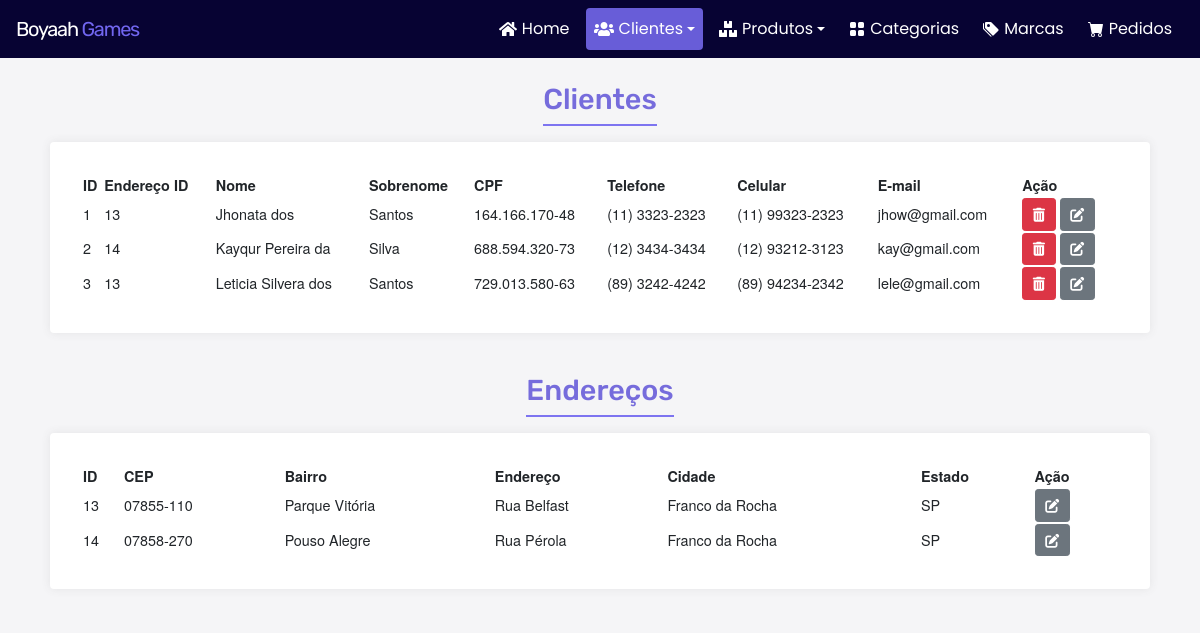
Page /index.php?classe=ClienteController&metodo=abrirConsulta on the earlier database version.
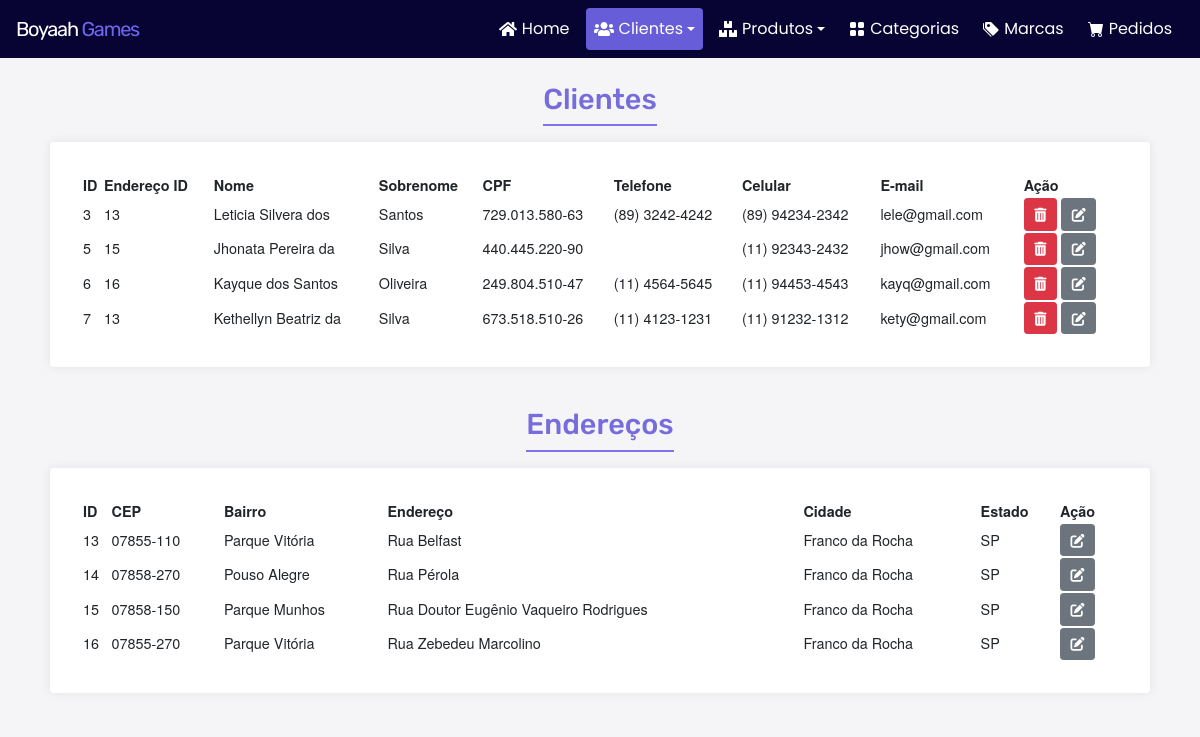
Same page on the later database version.
### tables this page shows
CREATE TABLE `tbclientes` (
  `cod_cliente` int(11) NOT NULL COMMENT 'Identificação do cliente',
  `cod_endereco` int(11) NOT NULL,
  `nome` varchar(40) NOT NULL,
  `sobrenome` varchar(40) NOT NULL,
  `cpf` varchar(14) NOT NULL,
  `telefone` varchar(14) NOT NULL,
  `celular` varchar(15) DEFAULT NULL,
  `data_nasc` date NOT NULL,
  `complemento` varchar(30) DEFAULT NULL,
  `numero` varchar(6) NOT NULL,
  `email` varchar(80) NOT NULL,
  `senha` varchar(128) NOT NULL
);

CREATE TABLE `tbenderecos` (
  `cod_endereco` int(11) NOT NULL,
  `cep` varchar(9) NOT NULL,
  `estado` varchar(30) NOT NULL,
  `cidade` varchar(35) NOT NULL,
  `bairro` varchar(35) NOT NULL,
  `endereco` varchar(80) NOT NULL
);

### app/controller/ClienteController.php (called while the page is built, shortened)
<?php
class ClienteController
{
    public function abrirConsulta()
    {
        include "../../app/model/Cliente.php";
        $cli = new Cliente();
        $dadosCli = $cli->consultarClientes();
        include "../../app/model/Endereco.php";
        $end = new Endereco();
        $dadosEnd = $end->consultarEnderecos();
        include_once "../../app/view/admin/ConsultarCliente.php";
    }
}

### app/model/Cliente.php (called while the page is built, shortened)
<?php
class Cliente
{
    public function consultarClientes()
    {
        $con = Conexao::conectar();
        $cmd = $con->prepare("SELECT * FROM tbclientes");
        $cmd->execute();
        return $cmd->fetchAll(PDO::FETCH_OBJ);
    }
}

### app/model/Endereco.php (called while the page is built, shortened)
<?php
class Endereco
{
    public function consultarEnderecos()
    {
        $con = Conexao::conectar();
        $cmd = $con->prepare("SELECT * FROM tbenderecos");
        $cmd->execute();
        return $cmd->fetchAll(PDO::FETCH_OBJ);
    }
}

### app/view/admin/ConsultarCliente.php (the view, shortened to what this page needs)
<!doctype html>
<html lang="pt-br">
<head>
    <link rel="stylesheet" href="https://cdn.jsdelivr.net/npm/bootstrap@4.6.0/dist/css/bootstrap.min.css">
    <link rel="stylesheet" type="text/css" href="https://cdn.datatables.net/v/dt/dt-1.10.24/datatables.min.css" />
    <link rel="stylesheet" type="text/css" href="../assets/css/style.css">
</head>
<body class="adm">
    <?php include_once "header.php"; ?>
    <main class="container-fluid">
        <div class="page-title container">
            <h2>Clientes</h2>
        </div>
        <div class="row">
            <div class="col px-4 py-3">
                <div class="tabela-container container">
                    <table class="tabela display compact nowrap w-100">
                        <thead>
                            <th>ID</th>
                            <th>Endereço ID</th>
                            <th>Nome</th>
                            <th>Sobrenome</th>
                            <th>CPF</th>
                            <th>Telefone</th>
                            <th>Celular</th>
                            <th>E-mail</th>
                            <th>Ação</th>
                        </thead>
                        <tbody>
                            <?php
                            foreach ($dadosCli as $cliente) {
                                echo "
                                <tr>
                                    <td>$cliente->cod_cliente</td>
                                    <td>$cliente->cod_endereco</td>
                                    <td>$cliente->nome</td>
                                    <td>$cliente->sobrenome</td>
                                    <td>$cliente->cpf</td>
                                    <td>$cliente->telefone</td>
                                    <td>$cliente->celular</td>
                                    <td>$cliente->email</td>
                                    <td class='acao'>
                                        <button  title='Excluír' onclick=\"excluirCliente($cliente->cod_cliente, $cliente->cod_endereco);\" class='btn btn-sm btn-danger'><i class='fas fa-trash-alt'></i></button>
                                        <a title='Editar' href='index.php?classe=ClienteController&metodo=abrirAtualizacao&cod_cliente=$cliente->cod_cliente'class='btn btn-sm btn-secondary'><i class='fas fa-edit'></i></a>
                                    </td>
                                </tr>";
                            }
                            ?>
                        </tbody>
                    </table>
                </div>
            </div>
            <div class="page-title container">
                <h2>Endereços</h2>
            </div>
            <div class="col px-4 py-3">
                <div class="tabela-container container">
                    <table class="tabela display compact nowrap w-100">
                        <thead>
                            <th>ID</th>
                            <th>CEP</th>
                            <th>Bairro</th>
                            <th>Endereço</th>
                            <th>Cidade</th>
                            <th>Estado</th>
                            <th>Ação</th>
                        </thead>
                        <tbody>
                            <?php
                            foreach ($dadosEnd as $endereco) {
                                echo "
                                <tr>
                                    <td>$endereco->cod_endereco</td>
                                    <td>$endereco->cep</td>
                                    <td>$endereco->bairro</td>
                                    <td>$endereco->endereco</td>
                                    <td>$endereco->cidade</td>
                                    <td>$endereco->estado</td>
                                    <td class='acao'>
                                        <a title='Editar' href='index.php?classe=EnderecoController&metodo=abrirAtualizacao&cod_endereco=$endereco->cod_endereco'class='btn btn-sm btn-secondary'><i class='fas fa-edit'></i></a>
                                    </td>
                                </tr>";
                            }
                            ?>
                        </tbody>
                    </table>
                </div>
            </div>
        </div>
    </main>
</body>
</html>

### public/index.php (shortened to what this page needs)
<?php
if (isset($_REQUEST["classe"]) && isset($_REQUEST["metodo"])) {
    $metodo = $_REQUEST["metodo"];
    $obj = new $classe();
    if (method_exists($obj, $metodo))
        $obj->$metodo();
    else
        include_once "../app/view/PaginaErro.php";
} else {
    header("location:index.php?classe=HomeController&metodo=abrirHome");
}

### app/view/admin/header.php (shortened to what this page needs)
<header>
    <nav class="navbar navbar-expand-lg fixad-top px-3 navbar-dark ">
        <a class="navbar-brand user-select-none logo" href="">Boyaah <span>Games</span></a>
        <div class="collapse navbar-collapse" id="navbar-links">
            <ul class="navbar-nav ml-md-auto align-items-center">
                <li class="nav-item mx-1">
                    <a class="nav-link" href="index.php?classe=HomeController&metodo=abrirHome">
                         Home
                    </a>
                </li>
                <li class="nav-item dropdown mx-1">
                    <a class="nav-link dropdown-toggle" href="#" id="navbarDropdown" role="button" data-toggle="dropdown" aria-haspopup="true" aria-expanded="false">
                         Clientes
                    </a>
                </li>
                <li class="nav-item dropdown mx-1">
                    <a class="nav-link dropdown-toggle" href="#" id="navbarDropdown" role="button" data-toggle="dropdown" aria-haspopup="true" aria-expanded="false">
                         Produtos
                    </a>
                </li>
                <li class="nav-item mx-1">
                    <a class="nav-link" href="index.php?classe=CategoriaController&metodo=abrirCadastro">
                         Categorias
                    </a>
                </li>
                <li class="nav-item mx-1">
                    <a class="nav-link" href="index.php?classe=MarcaController&metodo=abrirCadastro">
                         Marcas
                    </a>
                </li>
                <li class="nav-item mx-1">
                    <a class="nav-link" href="index.php?classe=VendaController&metodo=abrirConsulta">
                         Pedidos
                    </a>
                </li>
            </ul>
        </div>
    </nav>
</header>

### public/assets/css/style.css (style rules this page uses)
:root { --bg-adm: #f5f5f7; --bg-form: #f5f5f7; --bg-form_row: #ffffff; --bg-form_fieldset: #ffffff; --color-primary: hsl(245, 82%, 67%); --color-primary-shadow: #685dd8; --body-font: 'Poppins', sans-serif; }
.adm { position: relative; background-color: var(--bg-adm); font-family: var(--body-font); transition: .5s; }
main.container-fluid { background-color: var(--bg-adm); padding: 0; overflow-x: hidden; }
.page-title { padding-top: 1.5rem; font-weight: 700; font-family: 'Rubik', sans-serif; color: rgba(104, 93, 216,.9); text-align: center; }
.page-title h1, .page-title h2 { display: inline-block; font-size: 1.8rem; margin: 0 auto; padding-bottom: .5rem; border-bottom: 2px solid rgba(113, 102, 240, .9); }
.btn-sm { padding: 0.3rem .6rem !important; }
.tabela-container { max-width: 1100px; padding: 2rem; background-color: var(--bg-form_row); border-radius: .25rem; box-shadow: 0 0 10px 0 rgba(80, 80, 80, 0.1); -webkit-box-shadow: 0 0 10px rgba(80, 80, 80, 0.1); }
.tabela { font: 90%/1.45em "Helvetica Neue",HelveticaNeue,Helvetica,Arial,sans-serif !important; }
.navbar-dark { background-color: #070333; }
.nav-link { display: flex; align-items: center; justify-content: center; }
.nav-link > svg { margin-right:5px; }
.logo { color: #282730; font-family: 'Rubik', sans-serif !important; text-align: center; line-height: 0.9; margin: 0 !important; letter-spacing: -1.25px; }
.logo > span { color: var(--color-primary); }
.navbar-dark .navbar-nav .nav-link { color: var(--white) !important; }
.navbar-expand-lg .navbar-nav .nav-link { padding-right: .5rem !important; padding-left: .5rem !important; }
.nav-link { line-height: 1.6; }
.active { background-color: var(--color-primary-shadow); border-radius: .25rem; }

Differences in the rows shown:
removed tbclientes: cod_cliente "1", cod_endereco "13", nome "Jhonata dos", sobrenome "Santos", cpf "164.166.170-48", telefone "(11) 3323-2323", celular "(11) 99323-2323", email "jhow@gmail.com"
removed tbclientes: cod_cliente "2", cod_endereco "14", nome "Kayqur Pereira da", sobrenome "Silva", cpf "688.594.320-73", telefone "(12) 3434-3434", celular "(12) 93212-3123", email "kay@gmail.com"
added tbclientes: cod_cliente "5", cod_endereco "15", nome "Jhonata Pereira da", sobrenome "Silva", cpf "440.445.220-90", celular "(11) 92343-2432", email "jhow@gmail.com"
added tbclientes: cod_cliente "6", cod_endereco "16", nome "Kayque dos Santos", sobrenome "Oliveira", cpf "249.804.510-47", telefone "(11) 4564-5645", celular "(11) 94453-4543", email "kayq@gmail.com"
added tbclientes: cod_cliente "7", cod_endereco "13", nome "Kethellyn Beatriz da", sobrenome "Silva", cpf "673.518.510-26", telefone "(11) 4123-1231", celular "(11) 91232-1312", email "kety@gmail.com"
added tbenderecos: cod_endereco "15", cep "07858-150", bairro "Parque Munhos", endereco "Rua Doutor Eugênio Vaqueiro Rodrigues", cidade "Franco da Rocha", estado "SP"
added tbenderecos: cod_endereco "16", cep "07855-270", bairro "Parque Vitória", endereco "Rua Zebedeu Marcolino", cidade "Franco da Rocha", estado "SP"
